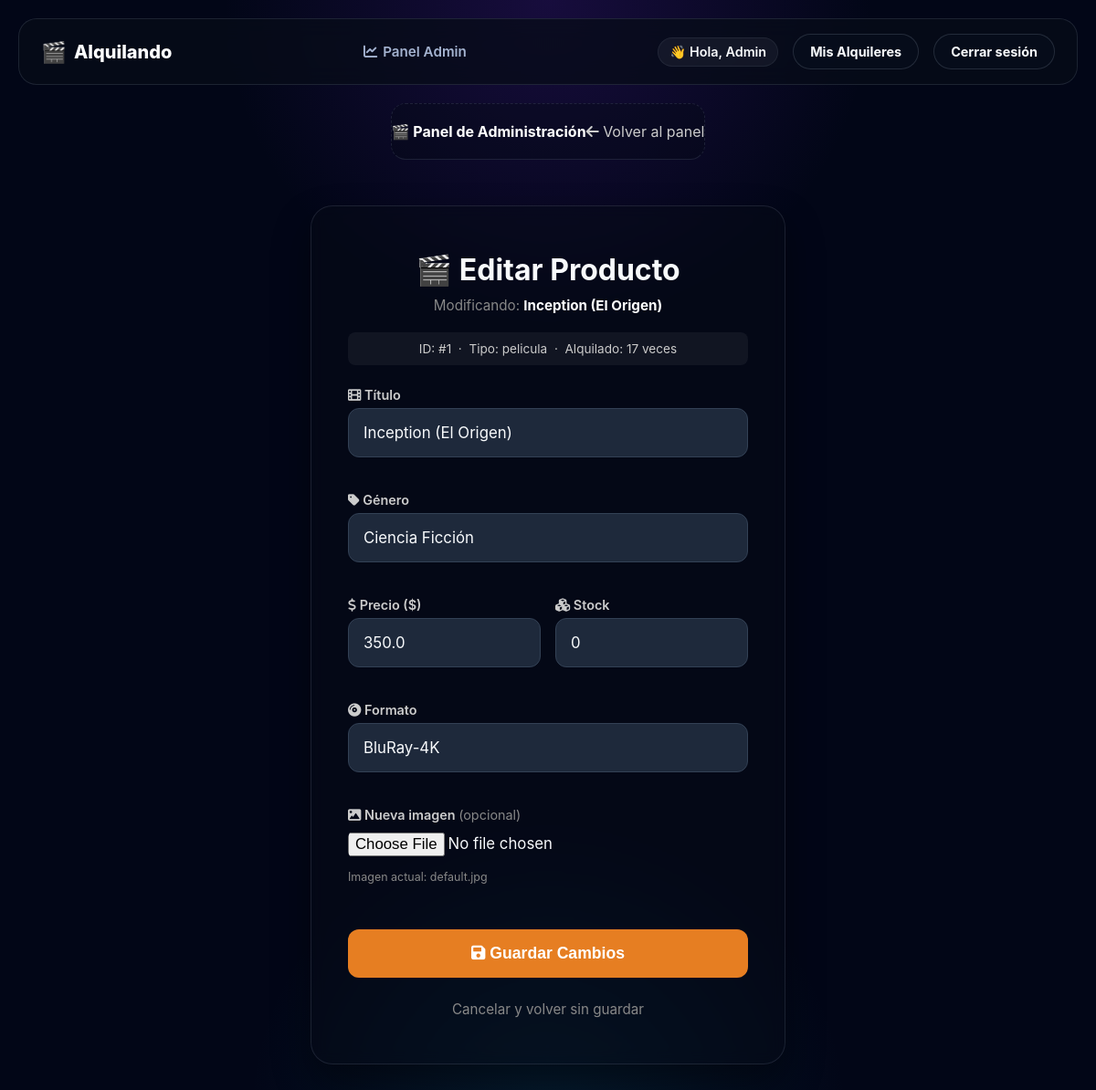
The page /admin/producto/editar/1 (signed in) on the database as committed earlier.
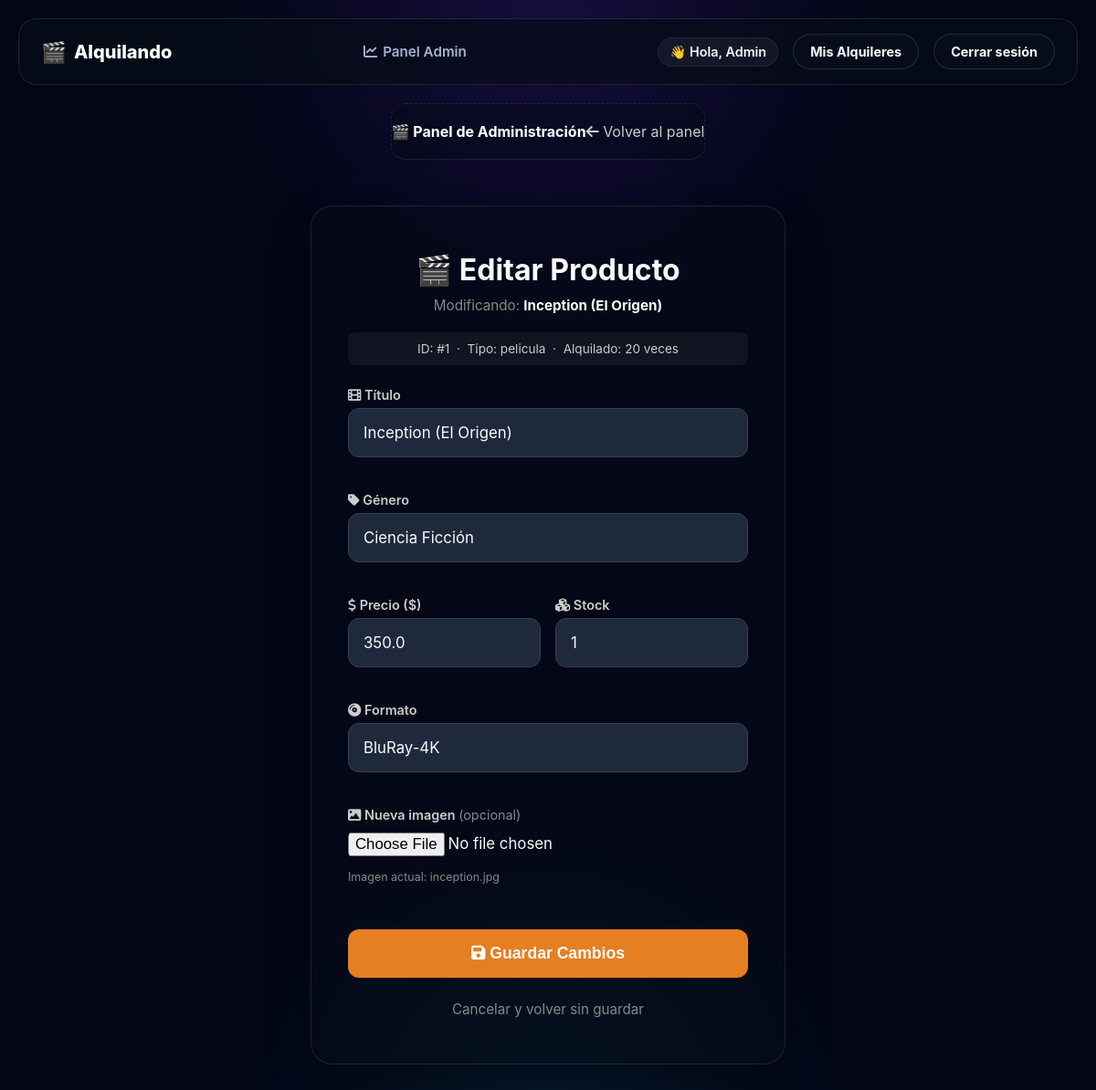
The same page on the database as committed later.
### app.py (models this page shows, shortened)
class ProductoAlquiler(db.Model):
    __tablename__ = 'productos_alquiler'
    id = db.Column(db.Integer, primary_key=True)
    titulo = db.Column(db.String(100), nullable=False)
    genero = db.Column(db.String(50), nullable=True)
    alquilado = db.Column(db.Boolean, default=False)
    precio_alquiler = db.Column(db.Float, nullable=False)
    stock = db.Column(db.Integer, default=1)
    imagen = db.Column(db.String(100), default='default.jpg')
    contador_alquileres = db.Column(db.Integer, default=0)
    tipo_producto = db.Column(db.String(50))
    usuario_id = db.Column(db.Integer, db.ForeignKey('usuarios.id'), nullable=True)
    fecha_alquiler = db.Column(db.DateTime, nullable=True)
    fecha_vencimiento = db.Column(db.DateTime, nullable=True)
    estado = db.Column(db.String(30), default='disponible')
    __mapper_args__ = {
        'polymorphic_on': tipo_producto,
        'polymorphic_identity': 'producto_generico'
    }

class Pelicula(ProductoAlquiler):
    formato = db.Column(db.String(50), nullable=True)
    __mapper_args__ = {'polymorphic_identity': 'pelicula'}

### app.py (the view, shortened to what this page needs)
@app.route('/admin/producto/editar/<int:prod_id>', methods=['GET', 'POST'])
@requiere_nivel(5)
def administrar_editar_producto(prod_id):
    producto = GestorInventario.buscar_producto_por_id(prod_id)
    if not producto:
        flash("Producto no encontrado.", "danger")
        return redirect(url_for('dashboard'))
    return render_template('editar_producto.html', producto=producto)

### app.py (called while the page is built)
def requiere_nivel(nivel_minimo):
    def decorator(f):
        @wraps(f)
        def decorated_function(*args, **kwargs):
            rol_usuario = session.get('usuario_rol', 'cliente')
            nivel_usuario = NIVELES_ACCESO.get(rol_usuario, 1)
            if nivel_usuario < nivel_minimo:
                flash("No tenés permisos suficientes para entrar acá.", "danger")
                return redirect(url_for('inicio'))
            return f(*args, **kwargs)
        return decorated_function
    return decorator

    @staticmethod
    def buscar_producto_por_id(id_prod):
        return ProductoAlquiler.query.get(id_prod)

### templates/editar_producto.html (shortened to what the changed rows need)
{% extends 'base.html' %}
{% block content %}
<main style="display: flex; justify-content: center; align-items: center; padding: 0 20px 40px 20px;">
    <div class="auth-container">
        <h2 class="subtitulo-seccion" style="margin-top: 0; margin-bottom: 10px; font-size: 2rem; text-align: center;">
            {% if producto.tipo_producto == 'pelicula' %}🎬{% else %}🎮{% endif %}
            Editar Producto
        </h2>
        <p class="subtitulo" style="color: #888; text-align: center; margin-bottom: 20px; font-size: 0.95rem;">
            Modificando: <strong style="color:#fff;">{{ producto.titulo }}</strong>
        </p>
        <div class="info-badge" style="background: rgba(255,255,255,0.05); padding: 10px; border-radius: 8px; text-align: center; font-size: 0.85rem; color: #ccc; margin-bottom: 24px;">
            <span>ID:</span> #{{ producto.id }} &nbsp;·&nbsp;
            <span>Tipo:</span> {{ producto.tipo_producto }} &nbsp;·&nbsp;
            <span>Alquilado:</span> {{ producto.contador_alquileres }} veces
        </div>
        <form action="{{ url_for('administrar_editar_producto', prod_id=producto.id) }}" method="POST" enctype="multipart/form-data" class="form-simple" style="display: flex; flex-direction: column; gap: 20px;">
            <div class="campo" style="display: flex; flex-direction: column; gap: 6px;">
                <label style="color: #ccc; font-size: 0.9rem; font-weight: 600;"><i class="fas fa-film"></i> Título</label>
                <input type="text" name="titulo" value="{{ producto.titulo }}" required>
            </div>
            <div class="campo" style="display: flex; flex-direction: column; gap: 6px;">
                <label style="color: #ccc; font-size: 0.9rem; font-weight: 600;"><i class="fas fa-tag"></i> Género</label>
                <input type="text" name="genero" value="{{ producto.genero or '' }}">
            </div>
            <div class="fila-doble" style="display: flex; gap: 16px;">
                <div class="campo" style="flex: 1; display: flex; flex-direction: column; gap: 6px;">
                    <label style="color: #ccc; font-size: 0.9rem; font-weight: 600;"><i class="fas fa-dollar-sign"></i> Precio ($)</label>
                    <input type="number" step="0.01" name="precio" value="{{ producto.precio_alquiler }}" required>
                </div>
                <div class="campo" style="flex: 1; display: flex; flex-direction: column; gap: 6px;">
                    <label style="color: #ccc; font-size: 0.9rem; font-weight: 600;"><i class="fas fa-cubes"></i> Stock</label>
                    <input type="number" name="stock" value="{{ producto.stock }}" min="0">
                </div>
            </div>
            <div class="campo" style="display: flex; flex-direction: column; gap: 6px;">
                <label style="color: #ccc; font-size: 0.9rem; font-weight: 600;">
                    {% if producto.tipo_producto == 'pelicula' %}
                        <i class="fas fa-compact-disc"></i> Formato
                    {% else %}
                        <i class="fas fa-gamepad"></i> Plataforma
                    {% endif %}
                </label>
                <input type="text" name="especifico"
                    value="{% if producto.tipo_producto == 'pelicula' %}{{ producto.formato or '' }}{% else %}{{ producto.plataforma or '' }}{% endif %}"
                    placeholder="{% if producto.tipo_producto == 'pelicula' %}Ej: BluRay-4K, DVD{% else %}Ej: PS5, Nintendo Switch{% endif %}">
            </div>
            <div class="campo" style="display: flex; flex-direction: column; gap: 6px;">
                <label style="color: #ccc; font-size: 0.9rem; font-weight: 600;"><i class="fas fa-image"></i> Nueva imagen
                    <span class="texto-gris" style="font-weight: normal; color: #888;">(opcional)</span>
                </label>
                <input type="file" name="imagen" accept="image/*" class="texto-claro" style="background: transparent; border: none; padding: 5px 0;">
                <p class="texto-gris" style="font-size: 0.78rem; margin-top: 4px; color: #888;">Imagen actual: {{ producto.imagen }}</p>
            </div>
            <button type="submit" class="auth-btn" style="background: #e67e22;">
            </button>
        </form>
        <div style="text-align: center; margin-top: 24px;">
            <a href="{{ url_for('dashboard') }}" class="btn-cancelar" style="color: #888; text-decoration: none; font-size: 0.95rem;">Cancelar y volver sin guardar</a>
        </div>
    </div>
</main>
{% endblock %}

Rows that differ between the two databases and show on the page:
changed Pelicula "Inception (El Origen)": contador_alquileres "17" → "20"; stock "0" → "1"; imagen "default.jpg" → "inception.jpg"
